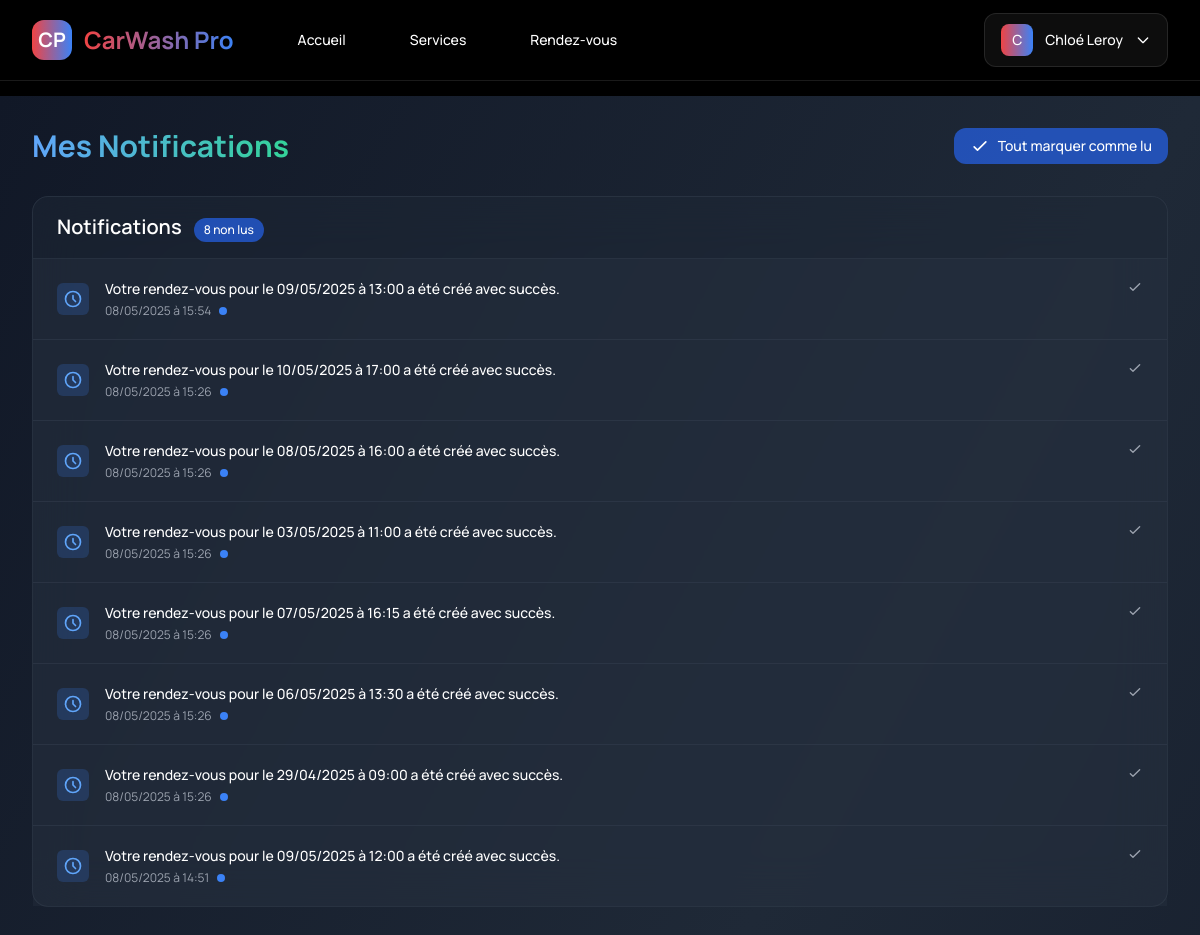
/appointments/notifications/ (signed in), run on the app's committed database.
### accounts/models.py (models this page shows, shortened)
class User(AbstractUser):
    phone_number = models.CharField(max_length=15, blank=True)
    address = models.TextField(blank=True)
    is_employee = models.BooleanField(default=False)
    is_admin = models.BooleanField(default=False)

### appointments/models.py (models this page shows, shortened)
class Notification(models.Model):
    NOTIFICATION_TYPE_CHOICES = [
        ('appointment_created', 'Rendez-vous créé'),
        ('appointment_confirmed', 'Rendez-vous confirmé'),
        ('appointment_in_progress', 'Lavage en cours'),
        ('appointment_completed', 'Lavage terminé'),
        ('appointment_cancelled', 'Rendez-vous annulé'),
        ('appointment_reminder', 'Rappel de rendez-vous'),
    ]
    recipient = models.ForeignKey(settings.AUTH_USER_MODEL, on_delete=models.CASCADE, related_name='notifications')
    appointment = models.ForeignKey(Appointment, on_delete=models.CASCADE, related_name='notifications')
    notification_type = models.CharField(max_length=30, choices=NOTIFICATION_TYPE_CHOICES)
    message = models.TextField()
    is_read = models.BooleanField(default=False)
    created_at = models.DateTimeField(auto_now_add=True)
    class Meta:
        ordering = ['-created_at']

### appointments/views.py (the view)
# urls.py: path('notifications/', views.notification_list, name='notification_list'),
@login_required
def notification_list(request):
    notifications = Notification.objects.filter(recipient=request.user).order_by('-created_at')
    unread_count = notifications.filter(is_read=False).count()
    return render(request, 'appointments/notifications.html', {
        'notifications': notifications,
        'unread_count': unread_count
    })

### appointments/context_processors.py (called while the page is built)
def notifications_processor(request):
    context = {'unread_notifications_count': 0}
    if request.user.is_authenticated:
        context['unread_notifications_count'] = Notification.objects.filter(
            recipient=request.user,
            is_read=False
        ).count()
    return context

### templates/appointments/notifications.html (shortened to what this page needs)
{% extends 'base.html' %}
{% load static %}
{% block content %}
<div class="min-h-screen bg-gradient-to-br from-gray-900 via-gray-800 to-gray-900 text-white py-8">
    <div class="max-w-7xl mx-auto px-4 sm:px-6 lg:px-8">
        <div class="flex flex-col md:flex-row md:items-center md:justify-between gap-4 mb-8">
            <h1 class="text-3xl font-bold bg-clip-text text-transparent bg-gradient-to-r from-blue-400 to-emerald-400">
            </h1>
            <div class="flex flex-wrap gap-3">
                {% if unread_count > 0 %}
                <a href="{% url 'mark_all_notifications_read' %}"
                   class="inline-flex items-center px-4 py-2 rounded-xl text-sm font-medium bg-blue-600/70 hover:bg-blue-500/70 transition-colors">
                    <svg class="w-5 h-5 mr-2" fill="none" stroke="currentColor" viewBox="0 0 24 24">
                        <path stroke-linecap="round" stroke-linejoin="round" stroke-width="2" d="M5 13l4 4L19 7" />
                    </svg>
                    Tout marquer comme lu
                </a>
                {% endif %}
            </div>
        </div>
        <div class="bg-gray-800/50 backdrop-blur-xl border border-gray-700/50 rounded-2xl mb-8">
            <div class="flex items-center justify-between px-6 py-4 border-b border-gray-700/50">
                <h2 class="text-xl font-semibold text-white">
                    Notifications
                    {% if unread_count > 0 %}
                    <span class="inline-flex items-center justify-center ml-2 px-2.5 py-1 text-xs font-medium rounded-full bg-blue-600/70">
                        {{ unread_count }} non lu{% if unread_count > 1 %}s{% endif %}
                    </span>
                    {% endif %}
                </h2>
            </div>
            {% if notifications %}
            <ul class="divide-y divide-gray-700/50">
                {% for notification in notifications %}
                <li class="px-6 py-5 {% if not notification.is_read %}bg-gray-700/20{% endif %} hover:bg-gray-700/30 transition-colors">
                    <div class="flex items-start">
                        <div class="flex-shrink-0 pt-1">
                            {% if notification.notification_type == 'appointment_created' %}
                            <div class="h-8 w-8 rounded-md bg-blue-500/20 text-blue-400 flex items-center justify-center">
                                <svg class="w-5 h-5" fill="none" viewBox="0 0 24 24" stroke="currentColor">
                                    <path stroke-linecap="round" stroke-linejoin="round" stroke-width="2" d="M12 8v4l3 3m6-3a9 9 0 11-18 0 9 9 0 0118 0z" />
                                </svg>
                            </div>
                            {% elif notification.notification_type == 'appointment_completed' %}
                            <div class="h-8 w-8 rounded-md bg-emerald-500/20 text-emerald-400 flex items-center justify-center">
                                <svg class="w-5 h-5" fill="none" viewBox="0 0 24 24" stroke="currentColor">
                                    <path stroke-linecap="round" stroke-linejoin="round" stroke-width="2" d="M5 13l4 4L19 7" />
                                </svg>
                            </div>
                            {% elif notification.notification_type == 'appointment_cancelled' %}
                            <div class="h-8 w-8 rounded-md bg-red-500/20 text-red-400 flex items-center justify-center">
                                <svg class="w-5 h-5" fill="none" viewBox="0 0 24 24" stroke="currentColor">
                                    <path stroke-linecap="round" stroke-linejoin="round" stroke-width="2" d="M6 18L18 6M6 6l12 12" />
                                </svg>
                            </div>
                            {% endif %}
                        </div>
                        <div class="ml-4 flex-1">
                            <div class="flex justify-between items-start">
                                <a href="{% url 'appointment_detail' notification.appointment.id %}" class="text-sm font-medium text-white hover:underline">
                                    {{ notification.message }}
                                </a>
                                {% if not notification.is_read %}
                                <a href="{% url 'mark_notification_read' notification.id %}" class="ml-2 text-xs text-gray-400 hover:text-white">
                                    <svg class="w-4 h-4" fill="none" viewBox="0 0 24 24" stroke="currentColor">
                                        <path stroke-linecap="round" stroke-linejoin="round" stroke-width="2" d="M5 13l4 4L19 7" />
                                    </svg>
                                </a>
                                {% endif %}
                            </div>
                            <div class="mt-1 flex items-center">
                                <div class="text-xs text-gray-400">
                                    {{ notification.created_at|date:"d/m/Y à H:i" }}
                                </div>
                                {% if not notification.is_read %}
                                <div class="ml-2 inline-block h-2 w-2 flex-shrink-0 rounded-full bg-blue-500"></div>
                                {% endif %}
                            </div>
                        </div>
                    </div>
                </li>
                {% endfor %}
            </ul>
            {% endif %}
        </div>
    </div>
</div>
{% endblock %}

### templates/base.html (shortened to what this page needs)
<!DOCTYPE html>
{% load static %}
<html lang="fr" class="h-full bg-black scroll-smooth">
<head>
    <script src="https://cdn.tailwindcss.com"></script>
    <link href="https://cdnjs.cloudflare.com/ajax/libs/font-awesome/6.0.0/css/all.min.css" rel="stylesheet">
    <link href="{% static 'css/custom.css' %}" rel="stylesheet">
</head>
<body class="h-full bg-black font-sans">
    <div class="min-h-full">
        <nav class="fixed w-full z-50 bg-black/80 backdrop-blur-lg border-b border-white/10">
            <div class="mx-auto max-w-7xl px-4 sm:px-6 lg:px-8">
                <div class="flex h-20 items-center justify-between">
                    <div class="flex items-center">
                        <a href="{% url 'home' %}" class="flex items-center space-x-3 group">
                            <div class="h-10 w-10 rounded-xl bg-gradient-to-r from-accent to-secondary flex items-center justify-center transform group-hover:scale-110 transition-all duration-300">
                                <span class="text-xl font-bold text-white">CP</span>
                            </div>
                            <span class="text-2xl font-bold bg-gradient-to-r from-accent to-secondary bg-clip-text text-transparent group-hover:scale-105 transition-all duration-300">CarWash Pro</span>
                        </a>
                        <div class="hidden md:block ml-12">
                            <div class="flex items-baseline space-x-8">
                                <a href="{% url 'home' %}" class="px-4 py-2 text-sm font-medium text-white hover:text-accent transition-colors duration-300">Accueil</a>
                                <a href="{% url 'services' %}" class="px-4 py-2 text-sm font-medium text-white hover:text-accent transition-colors duration-300">Services</a>
                                {% if user.is_authenticated %}
                                <a href="{% url 'appointments' %}" class="px-4 py-2 text-sm font-medium text-white hover:text-accent transition-colors duration-300">Rendez-vous</a>
                                {% endif %}
                            </div>
                        </div>
                    </div>
                    <div class="hidden md:block">
                        <div class="flex items-center gap-6">
                            {% if user.is_authenticated %}
                            <div class="relative">
                                <button type="button" class="flex items-center space-x-3 glass-effect rounded-xl px-4 py-2.5 text-sm font-medium text-white hover:bg-white/10 transition-all duration-300" id="user-menu-button">
                                    <span class="h-8 w-8 rounded-lg bg-gradient-to-r from-accent to-secondary flex items-center justify-center transform group-hover:scale-110 transition-all duration-300">
                                        {{ user.get_full_name|default:user.username|make_list|first }}
                                    </span>
                                    <span>{{ user.get_full_name|default:user.username }}</span>
                                    <svg class="w-4 h-4 text-white" fill="none" stroke="currentColor" viewBox="0 0 24 24">
                                        <path stroke-linecap="round" stroke-linejoin="round" stroke-width="2" d="M19 9l-7 7-7-7" />
                                    </svg>
                                </button>
                            </div>
                            {% endif %}
                        </div>
                    </div>
                </div>
            </div>
        </nav>
        <div class="navbar-spacer"></div>
        <main>
            {% block content %}{% endblock %}
        </main>
    </div>
</body>
</html>

### static/css/custom.css (style rules this page uses)
:root { --primary: #0f172a; --secondary: #3b82f6; --accent: #f04444; --text: #ffffff; }
body { font-family: 'Manrope', sans-serif; }
.glass-effect { background: rgba(255, 255, 255, 0.1); backdrop-filter: blur(10px); -webkit-backdrop-filter: blur(10px); border: 1px solid rgba(255, 255, 255, 0.1); }

### templates/base.html (style rules this page uses)
.glass-effect { backdrop-filter: blur(10px); background: rgba(255, 255, 255, 0.05); border: 1px solid rgba(255, 255, 255, 0.1); transition: all 0.3s ease; }
.navbar-spacer { height: 80px; }
main { padding-top: 1rem; }

### data on the page
User: get_full_name|make_list "C", get_full_name "Chloé Leroy"
Notification: message "Votre rendez-vous pour le 09/05/2025 à 13:00 a été créé avec succès.", is_read False (drawn), created_at "08/05/2025 à 15:54"
Notification: message "Votre rendez-vous pour le 10/05/2025 à 17:00 a été créé avec succès.", is_read False (drawn), created_at "08/05/2025 à 15:26"
Notification: message "Votre rendez-vous pour le 08/05/2025 à 16:00 a été créé avec succès.", is_read False (drawn), created_at "08/05/2025 à 15:26"
Notification: message "Votre rendez-vous pour le 03/05/2025 à 11:00 a été créé avec succès.", is_read False (drawn), created_at "08/05/2025 à 15:26"
Notification: message "Votre rendez-vous pour le 07/05/2025 à 16:15 a été créé avec succès.", is_read False (drawn), created_at "08/05/2025 à 15:26"
Notification: message "Votre rendez-vous pour le 06/05/2025 à 13:30 a été créé avec succès.", is_read False (drawn), created_at "08/05/2025 à 15:26"
Notification: message "Votre rendez-vous pour le 29/04/2025 à 09:00 a été créé avec succès.", is_read False (drawn), created_at "08/05/2025 à 15:26"
Notification: message "Votre rendez-vous pour le 09/05/2025 à 12:00 a été créé avec succès.", is_read False (drawn), created_at "08/05/2025 à 14:51"

### other printed values
{{ unread_count }} "8"
